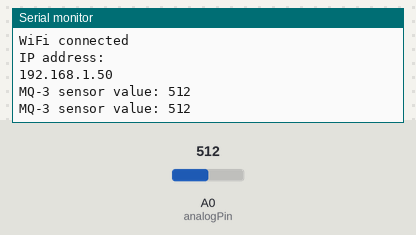
The sketch below on a simulated ESP8266 (NodeMCU). Shown: the last lines printed to the serial monitor. The test bench sets the inputs (shaded band); at power-on: A0 (analogPin) = 512. WiFi joins after 1.5 s; servers stay silent unless stated.

Above: at 4.7 s.
4.8 s: A0 (analogPin) set to 306
At 5.67 s:
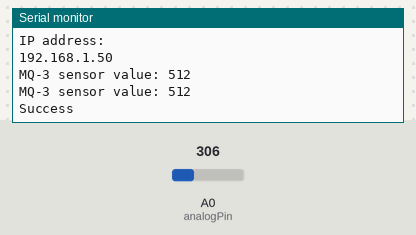
7.2 s: A0 (analogPin) set to 122
At 8.9 s:
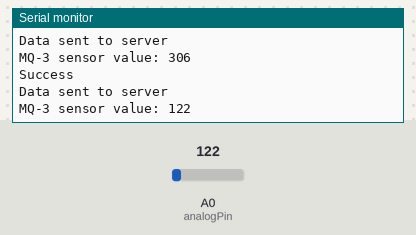
Timing chart, 0 to 10.4 s (numbered marks = the images above; inputs shaded):
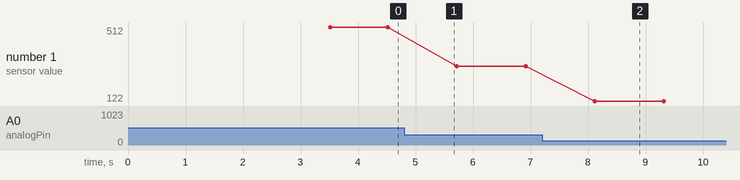

Measured:
- after the input at 4.8 s, the serial monitor: prints a new line after 0.71 s (image 1)
- after the input at 7.2 s, the serial monitor: prints a new line after 0.92 s (image 2)
- plotted number 1: 512 → 306 after the input at 4.8 s, 306 → 122 after the input at 7.2 s

The sketch:

wifi_module.ino
```cpp
#include <ESP8266WiFi.h> // ESP8266 모듈 사용 시

const char* ssid = "Jb";        // WiFi 네트워크 이름
const char* password = "do more ";  // WiFi 비밀번호

const char* host = "192.168.0.18"; // 라즈베리파이 IP 주소
const int port = 5000;             // 라즈베리파이에서 설정한 포트 번호

const int analogPin = A0; // MQ-3 센서가 연결된 아날로그 핀
int initialSensorValue = 0; // 처음 읽은 값을 저장할 변수
bool isInitialRead = true; // 처음 값을 읽었는지 확인하는 변수

void setup() {
  Serial.begin(115200); // 시리얼 통신 초기화
  delay(10);

  // WiFi 연결
  WiFi.begin(ssid, password);

  Serial.print("Connecting to ");
  Serial.print(ssid);
  while (WiFi.status() != WL_CONNECTED) {
    delay(500);
    Serial.print(".");
  }
  Serial.println("");
  Serial.println("WiFi connected");
  Serial.println("IP address: ");
  Serial.println(WiFi.localIP());

  delay(2000); // 센서 안정화를 위해 초기화 후 잠시 대기
}

void loop() {
  // WiFi 연결 상태 확인
  if (WiFi.status() != WL_CONNECTED) {
    Serial.println("WiFi not connected, reconnecting...");
    WiFi.begin(ssid, password);
    while (WiFi.status() != WL_CONNECTED) {
      delay(500);
      Serial.print(".");
    }
    Serial.println("");
    Serial.println("WiFi reconnected");
    Serial.println("IP address: ");
    Serial.println(WiFi.localIP());
  }

  int sensorValue = analogRead(analogPin); // MQ-3 센서 값 읽기

  // 처음 값을 읽을 때
  if (isInitialRead) {
    initialSensorValue = sensorValue;
    isInitialRead = false;
  }

  // 현재 값이 처음 값에서 100 이상 떨어졌을 때
  if (initialSensorValue - sensorValue >= 100) {
    Serial.println("Success");
    sendToServer("success");
  }

  Serial.print("MQ-3 sensor value: ");
  Serial.println(sensorValue); // 센서 값을 시리얼 모니터에 출력

  delay(1000); // 1초 대기 후 반복
}

void sendToServer(const char* message) {
  WiFiClient client;

  if (!client.connect(host, port)) {
    Serial.println("Connection to host failed");
    return;
  }

  // 데이터 전송
  client.print(message);
  Serial.println("Data sent to server");

  // 서버로부터 응답 수신
  while (client.available()) {
    String line = client.readStringUntil('\r');
    Serial.print("Received from server: ");
    Serial.println(line);
  }

  client.stop();
}
```
